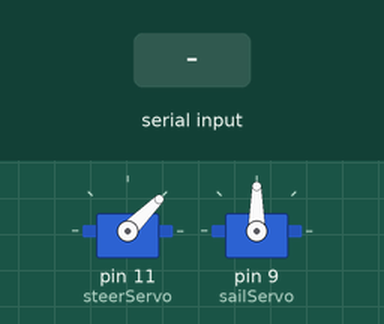
The sketch below on a simulated Arduino Mega 2560, built with avr-gcc and run on an emulated ATmega2560. On the bench: 2 × servo. The inputs (shaded band) are chosen by the test bench.

Above: at 1.2 s.
1.3 s: "s1232\n" received over Serial
At 1.8 s:
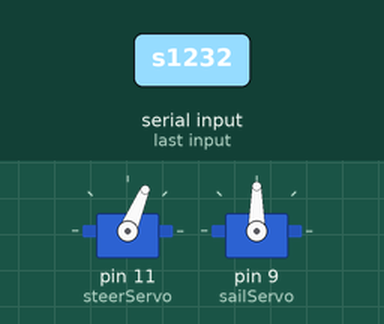
2.8 s: "w\n" received over Serial
At 4.0 s:
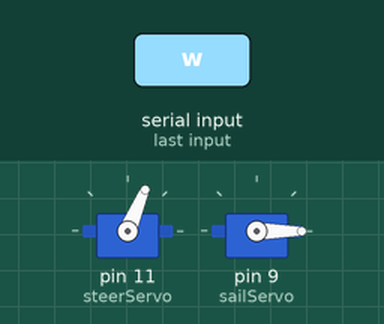
4.3 s: "s90\n" received over Serial
At 5.2 s:
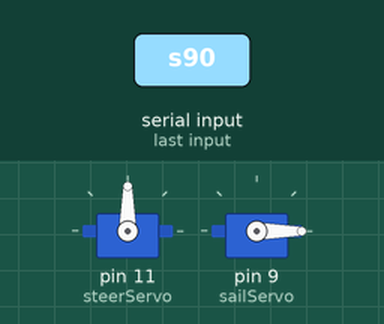
5.8 s: "s,45\n" received over Serial
At 6.4 s:
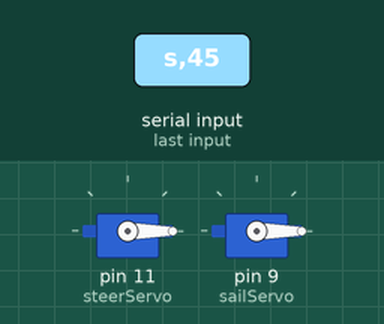
Timing chart, 0 to 8.3 s (numbered marks = the images above; inputs shaded):
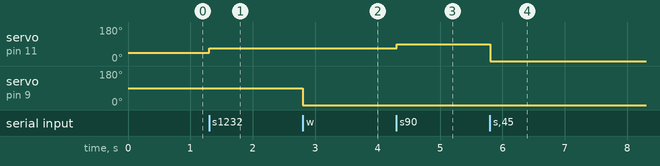

Measured:
- after the input at 1.3 s, servo on pin 11 (steerServo): 45° → 67° at once
- after the input at 2.8 s, servo on pin 9 (sailServo): 90° → 0° at once
- after the input at 4.3 s, servo on pin 11 (steerServo): 67° → 90° at once
- after the input at 5.8 s, servo on pin 11 (steerServo): 90° → 0° at once

The sketch:

windRunnerHindBrain.ino
```cpp
#include <Wire.h>
#include <Servo.h>
#include <SoftwareSerial.h>


//Declare globals:
char current_line[8]; // allocate some space for the string

//declare steering servo:
Servo steerServo;
//Declare sail Servo:
Servo sailServo;

void setup() {
    Serial.begin(9600);

    //attach servos:
    steerServo.attach(11);
    sailServo.attach(9);
    steerServo.write(45);
    sailServo.write(90);

    //Serial.println("Ready when you are!");
}


//Sensor & actuator read/write functions:
void compassRead(){
	int compassRead=88;
	Serial.println("$c"+String(compassRead));
}

void irRead(){
    int irSensor = 32; //IR sensor is on Arduino Analog pin 0
    int irReading=analogRead(irSensor);

    Serial.println("$i"+String(irReading));
}

void gyroscopeRead(){
	//TODO: Add in I2C read gyro code
	int gyroReading=77;
	Serial.println("$g"+String(gyroReading));
}

String windRead(){
	int windDirection=50; //TODO: actually read in wind direction
	Serial.println("$d"+String(windDirection));
}

void steerServoSet(int steerServoHeading){
    steerServo.write(steerServoHeading);
}

void sailServoSet(int winch_amount){
    sailServo.write(winch_amount);
}

void read_line(char *line) {
    // read characters from serial into line until a newline character
    char c;
    int index;
    for (index = 0; index < 5; index++) {
        // wait until there is a character
        while (Serial.available() == 0);
        // read a character
        c = Serial.read();
        if (c == '\n') {
            break;
        } else {
            line[index] = c;
        }
    }
    // terminate the string
    line[index] = '\0';
}

int get_amount(char *line) {
    // return the number in a string such as "r1200" as an int
    int amount;
    amount = (int) strtol(line+1, NULL, 10);
    return amount;
}

void loop() {
    read_line(current_line);
    int amount;
    String irReading;
    String gyroReading;
    String windDirction;

    //Serial.println(current_line);

    //Serial.println("in loop!");
    switch (current_line[0]){
        case 'c': // compass:
          compassRead();
          break;
        case 'i': // infrared:
          irRead();
          break;
        case 'g': // gyro
          gyroscopeRead();
          break;
        case 'd': // wind direction
          //Serial.println("got a d, reading wind direction");
          windRead();
          break;
        case 's': // steer actuator - expects "s1232" or some other number after 's'
          amount = get_amount(current_line);
          //Serial.println("ss"+String(amount));
          steerServoSet(amount);
          break;
        case 'w': // winch actuator - expects a string with the same format as stear aervo
          amount = get_amount(current_line);
          //Serial.print("got a w, setting sail winch to ");
          //Serial.println("sw"+String(amount));
          sailServoSet(amount); //sailServo.write(amount);
          break;
        case 'h':
          Serial.println("$hoi");
    }
}
```
